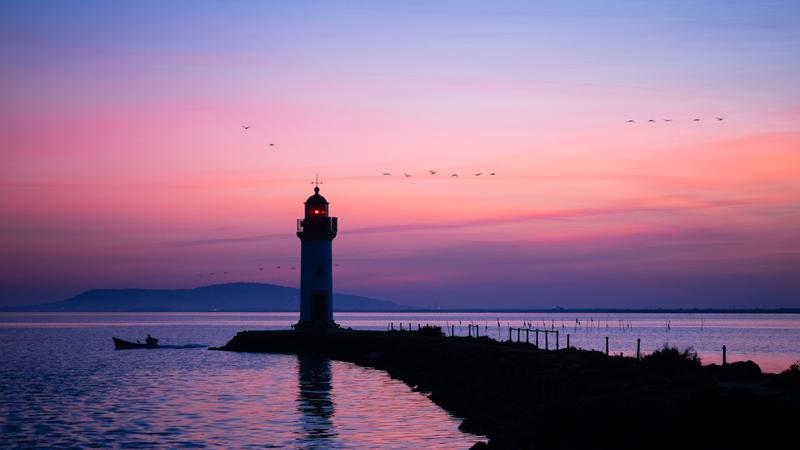
#> input picture 1.jpg, 800 x 450 px
$ python last.py
#> lines starting #> are read from the running program, lines starting #| are printed output that depends on the picture
# -*- coding: utf-8 -*-
"""
Created on Fri Apr 14 10:51:44 2023

@author: yrolland
"""
import cv2
import numpy as np
import os

def create_bande(image, centroids, liste):
    # Créer une image de bandes de couleurs horizontales
    palette_bands = np.zeros((len(liste)*50 , 100, 3), dtype=np.uint8)
    for i, k in enumerate(liste):
        palette_bands[i*50:(i+1)*50, :] = np.uint8(centroids[k] * 255)
    # Redimensionner l'image pour qu'elle ait la même taille que l'image originale
        palette_bands = cv2.resize(palette_bands, image.shape[:2][::-1], interpolation=cv2.INTER_NEAREST)
    return palette_bands

def kmeans_segmentation(image, K):
    # Convertir l'image en matrice numpy
    image_data = np.array(image, dtype=np.float64) / 255

    # Initialiser les centroides aléatoirement
    centroids = np.random.rand(K, 3)

    # Répéter jusqu'à convergence
    for i in range(10):
        # Calculer la distance euclidienne entre chaque pixel et les centroides
        distances = np.sqrt(np.sum((image_data[:, :, np.newaxis] - centroids) ** 2, axis=3))

        # Assigner chaque pixel au cluster le plus proche
        labels = np.argmin(distances, axis=2)

        # Mettre à jour les centroides en calculant la moyenne de chaque cluster
        for k in range(K):
            centroids[k] = np.mean(image_data[labels == k], axis=0)

    # Convertir les labels en une image segmentée
    segmented_image = np.zeros_like(image_data)
    for k in range(K):
        segmented_image[labels == k] = centroids[k]

    return segmented_image, centroids

def save_images(image, segmented_image, palette_bands):
    # Enregistrer les images
    if not os.path.exists("Saved"):
        # Créer le dossier s'il n'existe pas
        os.mkdir("Saved")

    cv2.imwrite('./Saved/palette_bands1.jpg', palette_bands)
    cv2.imwrite('./Saved/segmented_image.jpg', segmented_image)

def display_images(image, segmented_image, palette_bands):
    # Afficher les palettes d'origine
    cv2.imshow("Palettes", palette_bands)

    # Afficher l'image originale et l'image segmentée
    cv2.imshow("Image originale", image)
    cv2.imshow("Image segmentée", segmented_image)

    # Attendre une touche pour fermer les fenêtres
    cv2.waitKey(0)
    cv2.destroyAllWindows()

def kmeans_segment_and_display(image_path, K):
    # Charger l'image
#> called with image_path = './1.jpg', K = 5
    image = cv2.imread(image_path)
#> image is the input picture: shape (450, 800, 3); mean B, G, R 139.5, 107.5, 140

    # Effectuer la segmentation K-means
    segmented_image, centroids = kmeans_segmentation(image, K)
#> the loop in kmeans_segmentation, `for i in range(10):` made 10 passes
#> pass 1, in kmeans_segmentation, `labels = np.argmin(distances, axis=2)`:
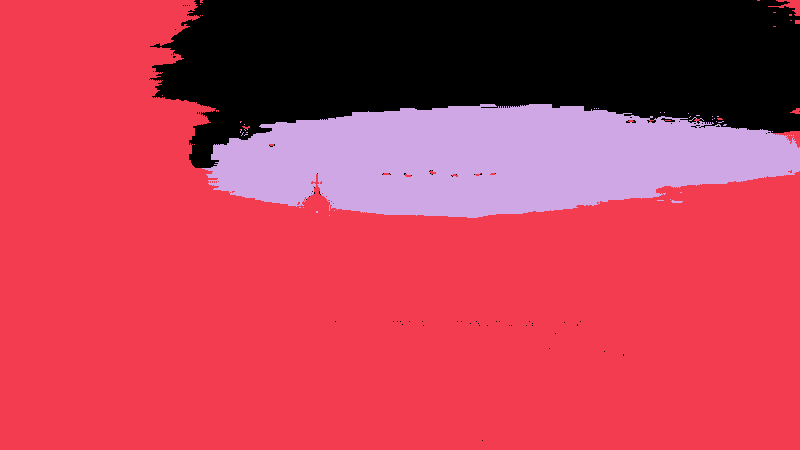
#> labels: shape (450, 800) int64; 3 distinct labels, from 0 to 2; one colour per label, 0 black
#> after the loop in kmeans_segmentation, `for i in range(10):`: centroids = [[nan, nan, nan], [0.547, 0.422, 0.549], [nan, nan, nan], [nan, nan, nan], [nan, nan, nan]]
#> after the loop in kmeans_segmentation, `for k in range(K):`:
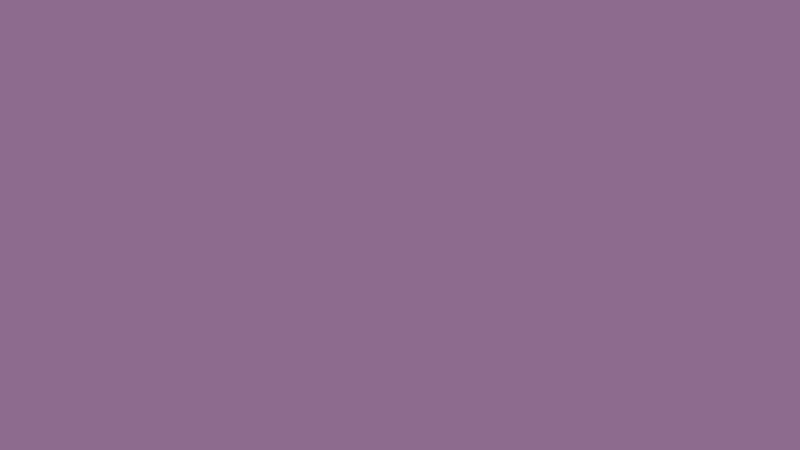
#> segmented_image: shape (450, 800, 3) float64; mean of channels 0, 1, 2 0.547, 0.422, 0.549; drawn as B, G, R

    # Créer une image de bandes de couleurs
    palette_bands = create_bande(image, centroids, range(K))
#> the loop in create_bande, `for i, k in enumerate(liste):` made 5 passes
#> pass 2, in create_bande, `palette_bands = cv2.resize(palette_bands, image.shape[:2][::-1], inter..`:
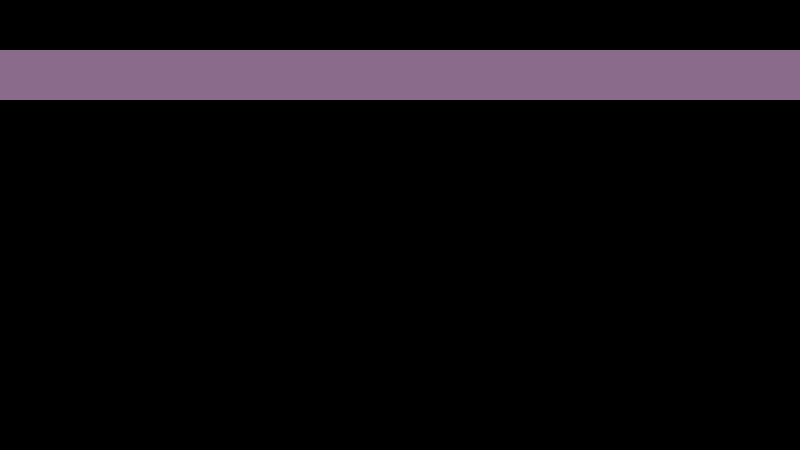
#> palette_bands: shape (450, 800, 3); mean B, G, R 15.4, 11.9, 15.4

    # Enregistrer les images segmentées et de bandes de couleurs
    save_images(image, segmented_image, palette_bands)
#> in save_images, `cv2.imwrite('./Saved/segmented_image.jpg', segmented_image)`:
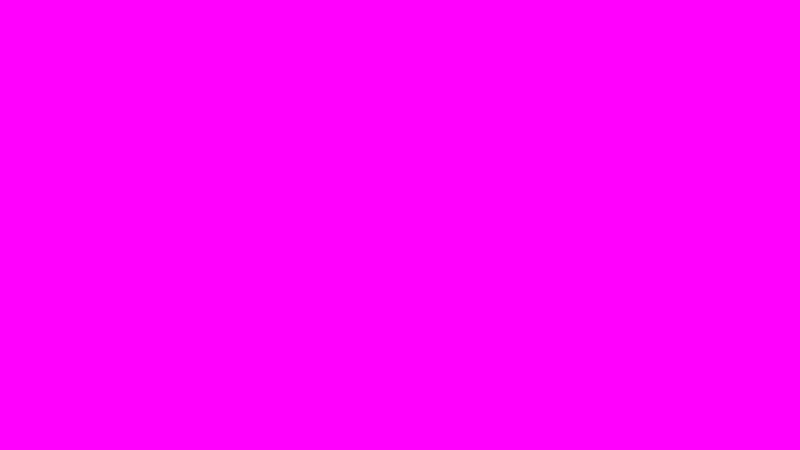
#> saved as segmented_image.jpg: shape (450, 800, 3); mean B, G, R 1, 0, 1; drawn with 1 as white

    # Afficher les images
    display_images(image, segmented_image, palette_bands)

kmeans_segment_and_display("./1.jpg", 5)

$ run again, with IMG_20230415_161003_358.jpg copied over 1.jpg
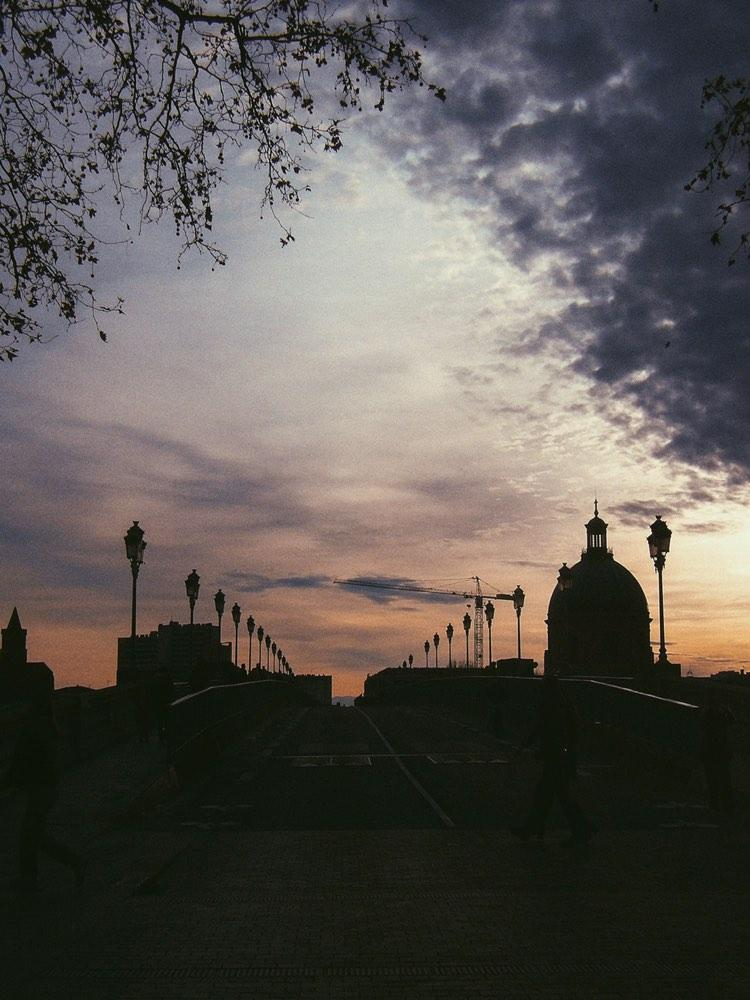
#> input picture IMG_20230415_161003_358.jpg, 750 x 1000 px
#> in kmeans_segment_and_display, image is the input picture: shape (1000, 750, 3); mean B, G, R 83.6, 87.2, 91.9
#> after the loop in kmeans_segmentation, `for i in range(10):`: centroids = [[nan, nan, nan], [0.328, 0.342, 0.36], [nan, nan, nan], [nan, nan, nan], [nan, nan, nan]]
#> after the loop in kmeans_segmentation, `for k in range(K):`:
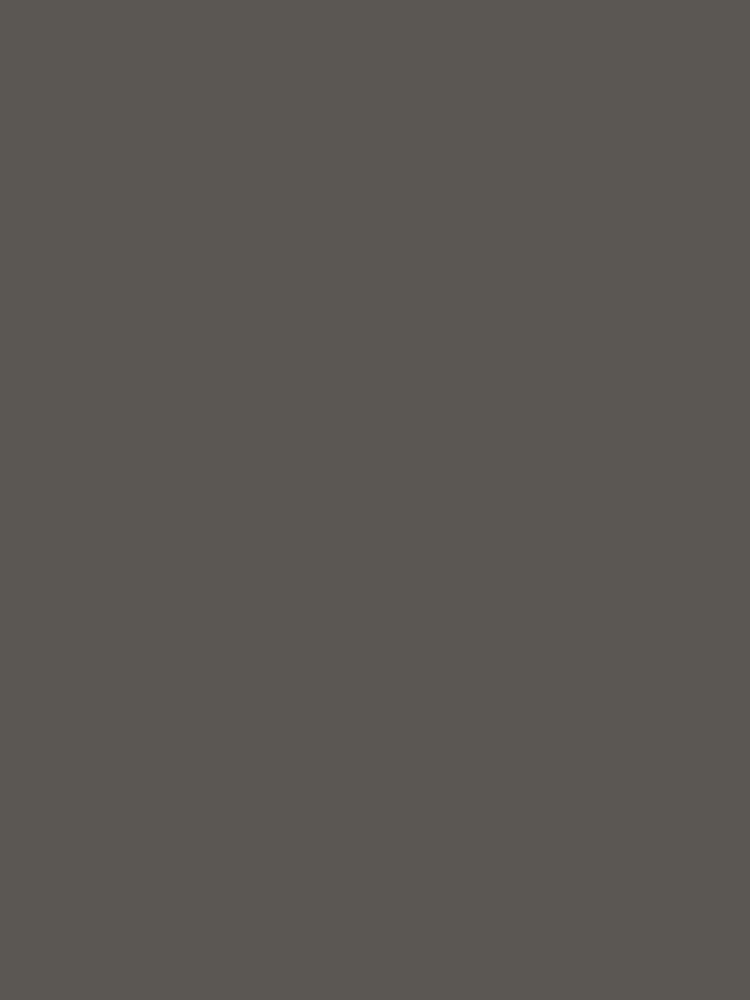
#> segmented_image: shape (1000, 750, 3) float64; mean of channels 0, 1, 2 0.328, 0.342, 0.36; drawn as B, G, R
#> the loop in create_bande, `for i, k in enumerate(liste):` made 5 passes
#> pass 2, in create_bande, `palette_bands = cv2.resize(palette_bands, image.shape[:2][::-1], inter..`:
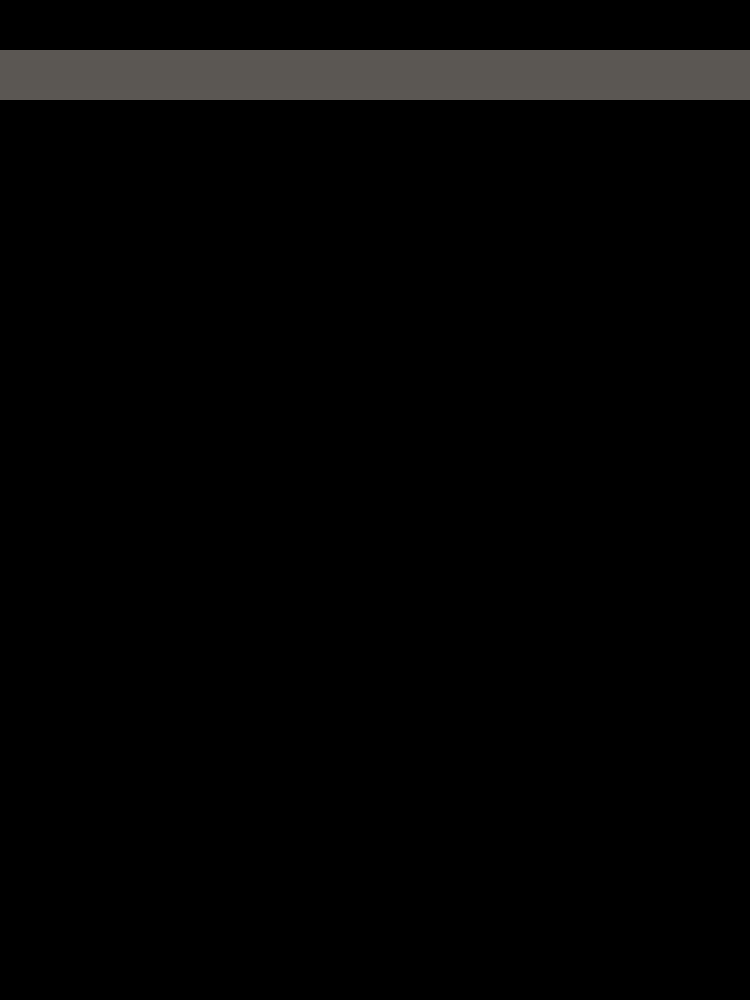
#> palette_bands: shape (1000, 750, 3); mean B, G, R 4.2, 4.3, 4.5
